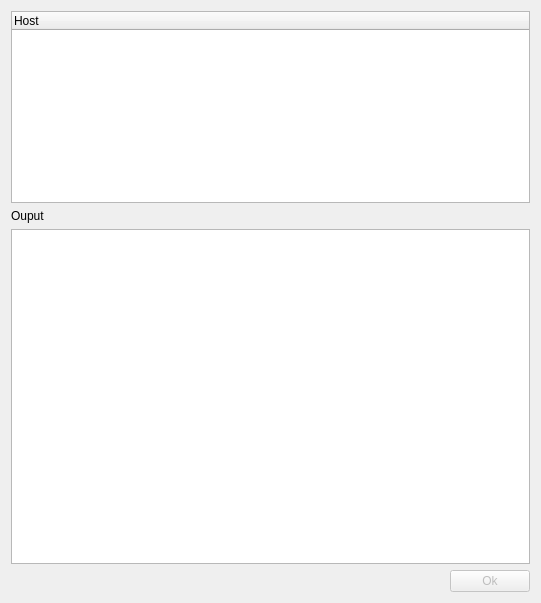
<?xml version="1.0" encoding="UTF-8"?>
<ui version="4.0">
 <class>InstallRemotes</class>
 <widget class="QDialog" name="InstallRemotes">
  <property name="geometry">
   <rect>
    <x>0</x>
    <y>0</y>
    <width>541</width>
    <height>603</height>
   </rect>
  </property>
  <property name="windowTitle">
   <string>Installing BpmPlay at Remote Host</string>
  </property>
  <layout class="QGridLayout" name="gridLayout">
   <item row="0" column="0">
    <layout class="QVBoxLayout" name="verticalLayout">
     <item>
      <widget class="QTreeWidget" name="hosts">
       <property name="sizePolicy">
        <sizepolicy hsizetype="Expanding" vsizetype="Minimum">
         <horstretch>0</horstretch>
         <verstretch>0</verstretch>
        </sizepolicy>
       </property>
       <column>
        <property name="text">
         <string>Host</string>
        </property>
       </column>
      </widget>
     </item>
     <item>
      <widget class="QLabel" name="textLabel1">
       <property name="text">
        <string>Ouput</string>
       </property>
       <property name="wordWrap">
        <bool>false</bool>
       </property>
      </widget>
     </item>
     <item>
      <widget class="QTextBrowser" name="output">
       <property name="sizePolicy">
        <sizepolicy hsizetype="Expanding" vsizetype="MinimumExpanding">
         <horstretch>0</horstretch>
         <verstretch>0</verstretch>
        </sizepolicy>
       </property>
      </widget>
     </item>
     <item>
      <layout class="QHBoxLayout" name="horizontalLayout">
       <item>
        <spacer>
         <property name="orientation">
          <enum>Qt::Horizontal</enum>
         </property>
         <property name="sizeType">
          <enum>QSizePolicy::Expanding</enum>
         </property>
         <property name="sizeHint" stdset="0">
          <size>
           <width>40</width>
           <height>20</height>
          </size>
         </property>
        </spacer>
       </item>
       <item>
        <widget class="QPushButton" name="okbutton">
         <property name="enabled">
          <bool>false</bool>
         </property>
         <property name="text">
          <string>Ok</string>
         </property>
        </widget>
       </item>
      </layout>
     </item>
    </layout>
   </item>
  </layout>
 </widget>
 <layoutdefault spacing="6" margin="11"/>
 <pixmapfunction>qPixmapFromMimeSource</pixmapfunction>
 <resources/>
 <connections>
  <connection>
   <sender>okbutton</sender>
   <signal>clicked()</signal>
   <receiver>InstallRemotes</receiver>
   <slot>accept()</slot>
   <hints>
    <hint type="sourcelabel">
     <x>20</x>
     <y>20</y>
    </hint>
    <hint type="destinationlabel">
     <x>20</x>
     <y>20</y>
    </hint>
   </hints>
  </connection>
 </connections>
</ui>
